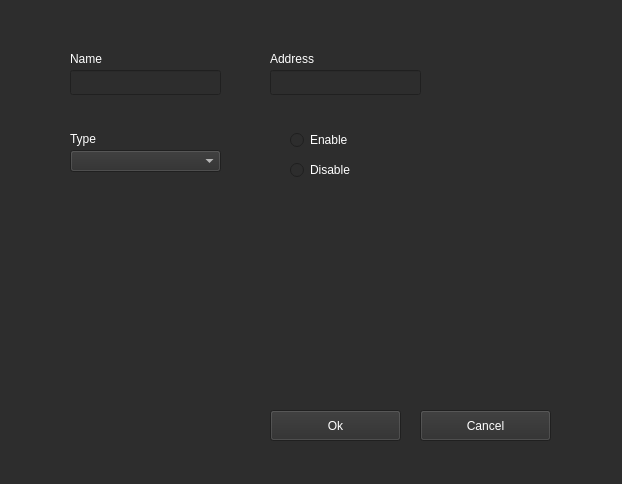
<?xml version="1.0" encoding="UTF-8"?>
<ui version="4.0">
 <class>DnsConfig</class>
 <widget class="QWidget" name="DnsConfig">
  <property name="geometry">
   <rect>
    <x>0</x>
    <y>0</y>
    <width>622</width>
    <height>484</height>
   </rect>
  </property>
  <property name="windowTitle">
   <string>Form</string>
  </property>
  <property name="styleSheet">
   <string notr="true">background-color: rgb(45, 45, 45);</string>
  </property>
  <widget class="QPushButton" name="btn_add_dns">
   <property name="geometry">
    <rect>
     <x>270</x>
     <y>410</y>
     <width>131</width>
     <height>31</height>
    </rect>
   </property>
   <property name="palette">
    <palette>
     <active>
      <colorrole role="Button">
       <brush brushstyle="SolidPattern">
        <color alpha="255">
         <red>45</red>
         <green>45</green>
         <blue>45</blue>
        </color>
       </brush>
      </colorrole>
      <colorrole role="ButtonText">
       <brush brushstyle="SolidPattern">
        <color alpha="255">
         <red>255</red>
         <green>255</green>
         <blue>255</blue>
        </color>
       </brush>
      </colorrole>
      <colorrole role="Base">
       <brush brushstyle="SolidPattern">
        <color alpha="255">
         <red>45</red>
         <green>45</green>
         <blue>45</blue>
        </color>
       </brush>
      </colorrole>
      <colorrole role="Window">
       <brush brushstyle="SolidPattern">
        <color alpha="255">
         <red>45</red>
         <green>45</green>
         <blue>45</blue>
        </color>
       </brush>
      </colorrole>
     </active>
     <inactive>
      <colorrole role="Button">
       <brush brushstyle="SolidPattern">
        <color alpha="255">
         <red>45</red>
         <green>45</green>
         <blue>45</blue>
        </color>
       </brush>
      </colorrole>
      <colorrole role="ButtonText">
       <brush brushstyle="SolidPattern">
        <color alpha="255">
         <red>255</red>
         <green>255</green>
         <blue>255</blue>
        </color>
       </brush>
      </colorrole>
      <colorrole role="Base">
       <brush brushstyle="SolidPattern">
        <color alpha="255">
         <red>45</red>
         <green>45</green>
         <blue>45</blue>
        </color>
       </brush>
      </colorrole>
      <colorrole role="Window">
       <brush brushstyle="SolidPattern">
        <color alpha="255">
         <red>45</red>
         <green>45</green>
         <blue>45</blue>
        </color>
       </brush>
      </colorrole>
     </inactive>
     <disabled>
      <colorrole role="Button">
       <brush brushstyle="SolidPattern">
        <color alpha="255">
         <red>45</red>
         <green>45</green>
         <blue>45</blue>
        </color>
       </brush>
      </colorrole>
      <colorrole role="ButtonText">
       <brush brushstyle="SolidPattern">
        <color alpha="255">
         <red>120</red>
         <green>120</green>
         <blue>120</blue>
        </color>
       </brush>
      </colorrole>
      <colorrole role="Base">
       <brush brushstyle="SolidPattern">
        <color alpha="255">
         <red>45</red>
         <green>45</green>
         <blue>45</blue>
        </color>
       </brush>
      </colorrole>
      <colorrole role="Window">
       <brush brushstyle="SolidPattern">
        <color alpha="255">
         <red>45</red>
         <green>45</green>
         <blue>45</blue>
        </color>
       </brush>
      </colorrole>
     </disabled>
    </palette>
   </property>
   <property name="text">
    <string>Ok</string>
   </property>
  </widget>
  <widget class="QLineEdit" name="line_name">
   <property name="enabled">
    <bool>true</bool>
   </property>
   <property name="geometry">
    <rect>
     <x>70</x>
     <y>70</y>
     <width>151</width>
     <height>25</height>
    </rect>
   </property>
   <property name="palette">
    <palette>
     <active>
      <colorrole role="WindowText">
       <brush brushstyle="SolidPattern">
        <color alpha="255">
         <red>255</red>
         <green>255</green>
         <blue>255</blue>
        </color>
       </brush>
      </colorrole>
      <colorrole role="Button">
       <brush brushstyle="SolidPattern">
        <color alpha="255">
         <red>45</red>
         <green>45</green>
         <blue>45</blue>
        </color>
       </brush>
      </colorrole>
      <colorrole role="Text">
       <brush brushstyle="SolidPattern">
        <color alpha="255">
         <red>255</red>
         <green>255</green>
         <blue>255</blue>
        </color>
       </brush>
      </colorrole>
      <colorrole role="ButtonText">
       <brush brushstyle="SolidPattern">
        <color alpha="255">
         <red>255</red>
         <green>255</green>
         <blue>255</blue>
        </color>
       </brush>
      </colorrole>
      <colorrole role="Base">
       <brush brushstyle="SolidPattern">
        <color alpha="255">
         <red>45</red>
         <green>45</green>
         <blue>45</blue>
        </color>
       </brush>
      </colorrole>
      <colorrole role="Window">
       <brush brushstyle="SolidPattern">
        <color alpha="255">
         <red>45</red>
         <green>45</green>
         <blue>45</blue>
        </color>
       </brush>
      </colorrole>
     </active>
     <inactive>
      <colorrole role="WindowText">
       <brush brushstyle="SolidPattern">
        <color alpha="255">
         <red>255</red>
         <green>255</green>
         <blue>255</blue>
        </color>
       </brush>
      </colorrole>
      <colorrole role="Button">
       <brush brushstyle="SolidPattern">
        <color alpha="255">
         <red>45</red>
         <green>45</green>
         <blue>45</blue>
        </color>
       </brush>
      </colorrole>
      <colorrole role="Text">
       <brush brushstyle="SolidPattern">
        <color alpha="255">
         <red>255</red>
         <green>255</green>
         <blue>255</blue>
        </color>
       </brush>
      </colorrole>
      <colorrole role="ButtonText">
       <brush brushstyle="SolidPattern">
        <color alpha="255">
         <red>255</red>
         <green>255</green>
         <blue>255</blue>
        </color>
       </brush>
      </colorrole>
      <colorrole role="Base">
       <brush brushstyle="SolidPattern">
        <color alpha="255">
         <red>45</red>
         <green>45</green>
         <blue>45</blue>
        </color>
       </brush>
      </colorrole>
      <colorrole role="Window">
       <brush brushstyle="SolidPattern">
        <color alpha="255">
         <red>45</red>
         <green>45</green>
         <blue>45</blue>
        </color>
       </brush>
      </colorrole>
     </inactive>
     <disabled>
      <colorrole role="WindowText">
       <brush brushstyle="SolidPattern">
        <color alpha="255">
         <red>120</red>
         <green>120</green>
         <blue>120</blue>
        </color>
       </brush>
      </colorrole>
      <colorrole role="Button">
       <brush brushstyle="SolidPattern">
        <color alpha="255">
         <red>45</red>
         <green>45</green>
         <blue>45</blue>
        </color>
       </brush>
      </colorrole>
      <colorrole role="Text">
       <brush brushstyle="SolidPattern">
        <color alpha="255">
         <red>120</red>
         <green>120</green>
         <blue>120</blue>
        </color>
       </brush>
      </colorrole>
      <colorrole role="ButtonText">
       <brush brushstyle="SolidPattern">
        <color alpha="255">
         <red>120</red>
         <green>120</green>
         <blue>120</blue>
        </color>
       </brush>
      </colorrole>
      <colorrole role="Base">
       <brush brushstyle="SolidPattern">
        <color alpha="255">
         <red>45</red>
         <green>45</green>
         <blue>45</blue>
        </color>
       </brush>
      </colorrole>
      <colorrole role="Window">
       <brush brushstyle="SolidPattern">
        <color alpha="255">
         <red>45</red>
         <green>45</green>
         <blue>45</blue>
        </color>
       </brush>
      </colorrole>
     </disabled>
    </palette>
   </property>
   <property name="mouseTracking">
    <bool>false</bool>
   </property>
   <property name="focusPolicy">
    <enum>Qt::ClickFocus</enum>
   </property>
  </widget>
  <widget class="QLabel" name="label">
   <property name="geometry">
    <rect>
     <x>70</x>
     <y>50</y>
     <width>61</width>
     <height>17</height>
    </rect>
   </property>
   <property name="palette">
    <palette>
     <active>
      <colorrole role="WindowText">
       <brush brushstyle="SolidPattern">
        <color alpha="255">
         <red>255</red>
         <green>255</green>
         <blue>255</blue>
        </color>
       </brush>
      </colorrole>
      <colorrole role="Button">
       <brush brushstyle="SolidPattern">
        <color alpha="255">
         <red>45</red>
         <green>45</green>
         <blue>45</blue>
        </color>
       </brush>
      </colorrole>
      <colorrole role="Text">
       <brush brushstyle="SolidPattern">
        <color alpha="255">
         <red>255</red>
         <green>255</green>
         <blue>255</blue>
        </color>
       </brush>
      </colorrole>
      <colorrole role="ButtonText">
       <brush brushstyle="SolidPattern">
        <color alpha="255">
         <red>255</red>
         <green>255</green>
         <blue>255</blue>
        </color>
       </brush>
      </colorrole>
      <colorrole role="Base">
       <brush brushstyle="SolidPattern">
        <color alpha="255">
         <red>45</red>
         <green>45</green>
         <blue>45</blue>
        </color>
       </brush>
      </colorrole>
      <colorrole role="Window">
       <brush brushstyle="SolidPattern">
        <color alpha="255">
         <red>45</red>
         <green>45</green>
         <blue>45</blue>
        </color>
       </brush>
      </colorrole>
     </active>
     <inactive>
      <colorrole role="WindowText">
       <brush brushstyle="SolidPattern">
        <color alpha="255">
         <red>255</red>
         <green>255</green>
         <blue>255</blue>
        </color>
       </brush>
      </colorrole>
      <colorrole role="Button">
       <brush brushstyle="SolidPattern">
        <color alpha="255">
         <red>45</red>
         <green>45</green>
         <blue>45</blue>
        </color>
       </brush>
      </colorrole>
      <colorrole role="Text">
       <brush brushstyle="SolidPattern">
        <color alpha="255">
         <red>255</red>
         <green>255</green>
         <blue>255</blue>
        </color>
       </brush>
      </colorrole>
      <colorrole role="ButtonText">
       <brush brushstyle="SolidPattern">
        <color alpha="255">
         <red>255</red>
         <green>255</green>
         <blue>255</blue>
        </color>
       </brush>
      </colorrole>
      <colorrole role="Base">
       <brush brushstyle="SolidPattern">
        <color alpha="255">
         <red>45</red>
         <green>45</green>
         <blue>45</blue>
        </color>
       </brush>
      </colorrole>
      <colorrole role="Window">
       <brush brushstyle="SolidPattern">
        <color alpha="255">
         <red>45</red>
         <green>45</green>
         <blue>45</blue>
        </color>
       </brush>
      </colorrole>
     </inactive>
     <disabled>
      <colorrole role="WindowText">
       <brush brushstyle="SolidPattern">
        <color alpha="255">
         <red>120</red>
         <green>120</green>
         <blue>120</blue>
        </color>
       </brush>
      </colorrole>
      <colorrole role="Button">
       <brush brushstyle="SolidPattern">
        <color alpha="255">
         <red>45</red>
         <green>45</green>
         <blue>45</blue>
        </color>
       </brush>
      </colorrole>
      <colorrole role="Text">
       <brush brushstyle="SolidPattern">
        <color alpha="255">
         <red>120</red>
         <green>120</green>
         <blue>120</blue>
        </color>
       </brush>
      </colorrole>
      <colorrole role="ButtonText">
       <brush brushstyle="SolidPattern">
        <color alpha="255">
         <red>120</red>
         <green>120</green>
         <blue>120</blue>
        </color>
       </brush>
      </colorrole>
      <colorrole role="Base">
       <brush brushstyle="SolidPattern">
        <color alpha="255">
         <red>45</red>
         <green>45</green>
         <blue>45</blue>
        </color>
       </brush>
      </colorrole>
      <colorrole role="Window">
       <brush brushstyle="SolidPattern">
        <color alpha="255">
         <red>45</red>
         <green>45</green>
         <blue>45</blue>
        </color>
       </brush>
      </colorrole>
     </disabled>
    </palette>
   </property>
   <property name="text">
    <string>Name</string>
   </property>
  </widget>
  <widget class="QRadioButton" name="radio_enable">
   <property name="geometry">
    <rect>
     <x>290</x>
     <y>130</y>
     <width>95</width>
     <height>20</height>
    </rect>
   </property>
   <property name="palette">
    <palette>
     <active>
      <colorrole role="WindowText">
       <brush brushstyle="SolidPattern">
        <color alpha="255">
         <red>255</red>
         <green>255</green>
         <blue>255</blue>
        </color>
       </brush>
      </colorrole>
      <colorrole role="Button">
       <brush brushstyle="SolidPattern">
        <color alpha="255">
         <red>45</red>
         <green>45</green>
         <blue>45</blue>
        </color>
       </brush>
      </colorrole>
      <colorrole role="Base">
       <brush brushstyle="SolidPattern">
        <color alpha="255">
         <red>45</red>
         <green>45</green>
         <blue>45</blue>
        </color>
       </brush>
      </colorrole>
      <colorrole role="Window">
       <brush brushstyle="SolidPattern">
        <color alpha="255">
         <red>45</red>
         <green>45</green>
         <blue>45</blue>
        </color>
       </brush>
      </colorrole>
     </active>
     <inactive>
      <colorrole role="WindowText">
       <brush brushstyle="SolidPattern">
        <color alpha="255">
         <red>255</red>
         <green>255</green>
         <blue>255</blue>
        </color>
       </brush>
      </colorrole>
      <colorrole role="Button">
       <brush brushstyle="SolidPattern">
        <color alpha="255">
         <red>45</red>
         <green>45</green>
         <blue>45</blue>
        </color>
       </brush>
      </colorrole>
      <colorrole role="Base">
       <brush brushstyle="SolidPattern">
        <color alpha="255">
         <red>45</red>
         <green>45</green>
         <blue>45</blue>
        </color>
       </brush>
      </colorrole>
      <colorrole role="Window">
       <brush brushstyle="SolidPattern">
        <color alpha="255">
         <red>45</red>
         <green>45</green>
         <blue>45</blue>
        </color>
       </brush>
      </colorrole>
     </inactive>
     <disabled>
      <colorrole role="WindowText">
       <brush brushstyle="SolidPattern">
        <color alpha="255">
         <red>120</red>
         <green>120</green>
         <blue>120</blue>
        </color>
       </brush>
      </colorrole>
      <colorrole role="Button">
       <brush brushstyle="SolidPattern">
        <color alpha="255">
         <red>45</red>
         <green>45</green>
         <blue>45</blue>
        </color>
       </brush>
      </colorrole>
      <colorrole role="Base">
       <brush brushstyle="SolidPattern">
        <color alpha="255">
         <red>45</red>
         <green>45</green>
         <blue>45</blue>
        </color>
       </brush>
      </colorrole>
      <colorrole role="Window">
       <brush brushstyle="SolidPattern">
        <color alpha="255">
         <red>45</red>
         <green>45</green>
         <blue>45</blue>
        </color>
       </brush>
      </colorrole>
     </disabled>
    </palette>
   </property>
   <property name="text">
    <string>Enable</string>
   </property>
  </widget>
  <widget class="QRadioButton" name="radio_disable">
   <property name="geometry">
    <rect>
     <x>290</x>
     <y>160</y>
     <width>95</width>
     <height>20</height>
    </rect>
   </property>
   <property name="palette">
    <palette>
     <active>
      <colorrole role="WindowText">
       <brush brushstyle="SolidPattern">
        <color alpha="255">
         <red>255</red>
         <green>255</green>
         <blue>255</blue>
        </color>
       </brush>
      </colorrole>
      <colorrole role="Button">
       <brush brushstyle="SolidPattern">
        <color alpha="255">
         <red>45</red>
         <green>45</green>
         <blue>45</blue>
        </color>
       </brush>
      </colorrole>
      <colorrole role="Base">
       <brush brushstyle="SolidPattern">
        <color alpha="255">
         <red>45</red>
         <green>45</green>
         <blue>45</blue>
        </color>
       </brush>
      </colorrole>
      <colorrole role="Window">
       <brush brushstyle="SolidPattern">
        <color alpha="255">
         <red>45</red>
         <green>45</green>
         <blue>45</blue>
        </color>
       </brush>
      </colorrole>
     </active>
     <inactive>
      <colorrole role="WindowText">
       <brush brushstyle="SolidPattern">
        <color alpha="255">
         <red>255</red>
         <green>255</green>
         <blue>255</blue>
        </color>
       </brush>
      </colorrole>
      <colorrole role="Button">
       <brush brushstyle="SolidPattern">
        <color alpha="255">
         <red>45</red>
         <green>45</green>
         <blue>45</blue>
        </color>
       </brush>
      </colorrole>
      <colorrole role="Base">
       <brush brushstyle="SolidPattern">
        <color alpha="255">
         <red>45</red>
         <green>45</green>
         <blue>45</blue>
        </color>
       </brush>
      </colorrole>
      <colorrole role="Window">
       <brush brushstyle="SolidPattern">
        <color alpha="255">
         <red>45</red>
         <green>45</green>
         <blue>45</blue>
        </color>
       </brush>
      </colorrole>
     </inactive>
     <disabled>
      <colorrole role="WindowText">
       <brush brushstyle="SolidPattern">
        <color alpha="255">
         <red>120</red>
         <green>120</green>
         <blue>120</blue>
        </color>
       </brush>
      </colorrole>
      <colorrole role="Button">
       <brush brushstyle="SolidPattern">
        <color alpha="255">
         <red>45</red>
         <green>45</green>
         <blue>45</blue>
        </color>
       </brush>
      </colorrole>
      <colorrole role="Base">
       <brush brushstyle="SolidPattern">
        <color alpha="255">
         <red>45</red>
         <green>45</green>
         <blue>45</blue>
        </color>
       </brush>
      </colorrole>
      <colorrole role="Window">
       <brush brushstyle="SolidPattern">
        <color alpha="255">
         <red>45</red>
         <green>45</green>
         <blue>45</blue>
        </color>
       </brush>
      </colorrole>
     </disabled>
    </palette>
   </property>
   <property name="text">
    <string>Disable</string>
   </property>
  </widget>
  <widget class="QComboBox" name="combo_type">
   <property name="geometry">
    <rect>
     <x>70</x>
     <y>150</y>
     <width>151</width>
     <height>22</height>
    </rect>
   </property>
   <property name="palette">
    <palette>
     <active>
      <colorrole role="WindowText">
       <brush brushstyle="SolidPattern">
        <color alpha="255">
         <red>255</red>
         <green>255</green>
         <blue>255</blue>
        </color>
       </brush>
      </colorrole>
      <colorrole role="Button">
       <brush brushstyle="SolidPattern">
        <color alpha="255">
         <red>45</red>
         <green>45</green>
         <blue>45</blue>
        </color>
       </brush>
      </colorrole>
      <colorrole role="Text">
       <brush brushstyle="SolidPattern">
        <color alpha="255">
         <red>255</red>
         <green>255</green>
         <blue>255</blue>
        </color>
       </brush>
      </colorrole>
      <colorrole role="ButtonText">
       <brush brushstyle="SolidPattern">
        <color alpha="255">
         <red>255</red>
         <green>255</green>
         <blue>255</blue>
        </color>
       </brush>
      </colorrole>
      <colorrole role="Base">
       <brush brushstyle="SolidPattern">
        <color alpha="255">
         <red>45</red>
         <green>45</green>
         <blue>45</blue>
        </color>
       </brush>
      </colorrole>
      <colorrole role="Window">
       <brush brushstyle="SolidPattern">
        <color alpha="255">
         <red>45</red>
         <green>45</green>
         <blue>45</blue>
        </color>
       </brush>
      </colorrole>
     </active>
     <inactive>
      <colorrole role="WindowText">
       <brush brushstyle="SolidPattern">
        <color alpha="255">
         <red>255</red>
         <green>255</green>
         <blue>255</blue>
        </color>
       </brush>
      </colorrole>
      <colorrole role="Button">
       <brush brushstyle="SolidPattern">
        <color alpha="255">
         <red>45</red>
         <green>45</green>
         <blue>45</blue>
        </color>
       </brush>
      </colorrole>
      <colorrole role="Text">
       <brush brushstyle="SolidPattern">
        <color alpha="255">
         <red>255</red>
         <green>255</green>
         <blue>255</blue>
        </color>
       </brush>
      </colorrole>
      <colorrole role="ButtonText">
       <brush brushstyle="SolidPattern">
        <color alpha="255">
         <red>255</red>
         <green>255</green>
         <blue>255</blue>
        </color>
       </brush>
      </colorrole>
      <colorrole role="Base">
       <brush brushstyle="SolidPattern">
        <color alpha="255">
         <red>45</red>
         <green>45</green>
         <blue>45</blue>
        </color>
       </brush>
      </colorrole>
      <colorrole role="Window">
       <brush brushstyle="SolidPattern">
        <color alpha="255">
         <red>45</red>
         <green>45</green>
         <blue>45</blue>
        </color>
       </brush>
      </colorrole>
     </inactive>
     <disabled>
      <colorrole role="WindowText">
       <brush brushstyle="SolidPattern">
        <color alpha="255">
         <red>120</red>
         <green>120</green>
         <blue>120</blue>
        </color>
       </brush>
      </colorrole>
      <colorrole role="Button">
       <brush brushstyle="SolidPattern">
        <color alpha="255">
         <red>45</red>
         <green>45</green>
         <blue>45</blue>
        </color>
       </brush>
      </colorrole>
      <colorrole role="Text">
       <brush brushstyle="SolidPattern">
        <color alpha="255">
         <red>120</red>
         <green>120</green>
         <blue>120</blue>
        </color>
       </brush>
      </colorrole>
      <colorrole role="ButtonText">
       <brush brushstyle="SolidPattern">
        <color alpha="255">
         <red>120</red>
         <green>120</green>
         <blue>120</blue>
        </color>
       </brush>
      </colorrole>
      <colorrole role="Base">
       <brush brushstyle="SolidPattern">
        <color alpha="255">
         <red>45</red>
         <green>45</green>
         <blue>45</blue>
        </color>
       </brush>
      </colorrole>
      <colorrole role="Window">
       <brush brushstyle="SolidPattern">
        <color alpha="255">
         <red>45</red>
         <green>45</green>
         <blue>45</blue>
        </color>
       </brush>
      </colorrole>
     </disabled>
    </palette>
   </property>
  </widget>
  <widget class="QLabel" name="label_3">
   <property name="geometry">
    <rect>
     <x>70</x>
     <y>130</y>
     <width>61</width>
     <height>17</height>
    </rect>
   </property>
   <property name="palette">
    <palette>
     <active>
      <colorrole role="WindowText">
       <brush brushstyle="SolidPattern">
        <color alpha="255">
         <red>255</red>
         <green>255</green>
         <blue>255</blue>
        </color>
       </brush>
      </colorrole>
      <colorrole role="Button">
       <brush brushstyle="SolidPattern">
        <color alpha="255">
         <red>45</red>
         <green>45</green>
         <blue>45</blue>
        </color>
       </brush>
      </colorrole>
      <colorrole role="Text">
       <brush brushstyle="SolidPattern">
        <color alpha="255">
         <red>255</red>
         <green>255</green>
         <blue>255</blue>
        </color>
       </brush>
      </colorrole>
      <colorrole role="ButtonText">
       <brush brushstyle="SolidPattern">
        <color alpha="255">
         <red>255</red>
         <green>255</green>
         <blue>255</blue>
        </color>
       </brush>
      </colorrole>
      <colorrole role="Base">
       <brush brushstyle="SolidPattern">
        <color alpha="255">
         <red>45</red>
         <green>45</green>
         <blue>45</blue>
        </color>
       </brush>
      </colorrole>
      <colorrole role="Window">
       <brush brushstyle="SolidPattern">
        <color alpha="255">
         <red>45</red>
         <green>45</green>
         <blue>45</blue>
        </color>
       </brush>
      </colorrole>
     </active>
     <inactive>
      <colorrole role="WindowText">
       <brush brushstyle="SolidPattern">
        <color alpha="255">
         <red>255</red>
         <green>255</green>
         <blue>255</blue>
        </color>
       </brush>
      </colorrole>
      <colorrole role="Button">
       <brush brushstyle="SolidPattern">
        <color alpha="255">
         <red>45</red>
         <green>45</green>
         <blue>45</blue>
        </color>
       </brush>
      </colorrole>
      <colorrole role="Text">
       <brush brushstyle="SolidPattern">
        <color alpha="255">
         <red>255</red>
         <green>255</green>
         <blue>255</blue>
        </color>
       </brush>
      </colorrole>
      <colorrole role="ButtonText">
       <brush brushstyle="SolidPattern">
        <color alpha="255">
         <red>255</red>
         <green>255</green>
         <blue>255</blue>
        </color>
       </brush>
      </colorrole>
      <colorrole role="Base">
       <brush brushstyle="SolidPattern">
        <color alpha="255">
         <red>45</red>
         <green>45</green>
         <blue>45</blue>
        </color>
       </brush>
      </colorrole>
      <colorrole role="Window">
       <brush brushstyle="SolidPattern">
        <color alpha="255">
         <red>45</red>
         <green>45</green>
         <blue>45</blue>
        </color>
       </brush>
      </colorrole>
     </inactive>
     <disabled>
      <colorrole role="WindowText">
       <brush brushstyle="SolidPattern">
        <color alpha="255">
         <red>120</red>
         <green>120</green>
         <blue>120</blue>
        </color>
       </brush>
      </colorrole>
      <colorrole role="Button">
       <brush brushstyle="SolidPattern">
        <color alpha="255">
         <red>45</red>
         <green>45</green>
         <blue>45</blue>
        </color>
       </brush>
      </colorrole>
      <colorrole role="Text">
       <brush brushstyle="SolidPattern">
        <color alpha="255">
         <red>120</red>
         <green>120</green>
         <blue>120</blue>
        </color>
       </brush>
      </colorrole>
      <colorrole role="ButtonText">
       <brush brushstyle="SolidPattern">
        <color alpha="255">
         <red>120</red>
         <green>120</green>
         <blue>120</blue>
        </color>
       </brush>
      </colorrole>
      <colorrole role="Base">
       <brush brushstyle="SolidPattern">
        <color alpha="255">
         <red>45</red>
         <green>45</green>
         <blue>45</blue>
        </color>
       </brush>
      </colorrole>
      <colorrole role="Window">
       <brush brushstyle="SolidPattern">
        <color alpha="255">
         <red>45</red>
         <green>45</green>
         <blue>45</blue>
        </color>
       </brush>
      </colorrole>
     </disabled>
    </palette>
   </property>
   <property name="text">
    <string>Type</string>
   </property>
  </widget>
  <widget class="QLineEdit" name="line_address">
   <property name="enabled">
    <bool>true</bool>
   </property>
   <property name="geometry">
    <rect>
     <x>270</x>
     <y>70</y>
     <width>151</width>
     <height>25</height>
    </rect>
   </property>
   <property name="palette">
    <palette>
     <active>
      <colorrole role="WindowText">
       <brush brushstyle="SolidPattern">
        <color alpha="255">
         <red>255</red>
         <green>255</green>
         <blue>255</blue>
        </color>
       </brush>
      </colorrole>
      <colorrole role="Button">
       <brush brushstyle="SolidPattern">
        <color alpha="255">
         <red>45</red>
         <green>45</green>
         <blue>45</blue>
        </color>
       </brush>
      </colorrole>
      <colorrole role="Text">
       <brush brushstyle="SolidPattern">
        <color alpha="255">
         <red>255</red>
         <green>255</green>
         <blue>255</blue>
        </color>
       </brush>
      </colorrole>
      <colorrole role="ButtonText">
       <brush brushstyle="SolidPattern">
        <color alpha="255">
         <red>255</red>
         <green>255</green>
         <blue>255</blue>
        </color>
       </brush>
      </colorrole>
      <colorrole role="Base">
       <brush brushstyle="SolidPattern">
        <color alpha="255">
         <red>45</red>
         <green>45</green>
         <blue>45</blue>
        </color>
       </brush>
      </colorrole>
      <colorrole role="Window">
       <brush brushstyle="SolidPattern">
        <color alpha="255">
         <red>45</red>
         <green>45</green>
         <blue>45</blue>
        </color>
       </brush>
      </colorrole>
     </active>
     <inactive>
      <colorrole role="WindowText">
       <brush brushstyle="SolidPattern">
        <color alpha="255">
         <red>255</red>
         <green>255</green>
         <blue>255</blue>
        </color>
       </brush>
      </colorrole>
      <colorrole role="Button">
       <brush brushstyle="SolidPattern">
        <color alpha="255">
         <red>45</red>
         <green>45</green>
         <blue>45</blue>
        </color>
       </brush>
      </colorrole>
      <colorrole role="Text">
       <brush brushstyle="SolidPattern">
        <color alpha="255">
         <red>255</red>
         <green>255</green>
         <blue>255</blue>
        </color>
       </brush>
      </colorrole>
      <colorrole role="ButtonText">
       <brush brushstyle="SolidPattern">
        <color alpha="255">
         <red>255</red>
         <green>255</green>
         <blue>255</blue>
        </color>
       </brush>
      </colorrole>
      <colorrole role="Base">
       <brush brushstyle="SolidPattern">
        <color alpha="255">
         <red>45</red>
         <green>45</green>
         <blue>45</blue>
        </color>
       </brush>
      </colorrole>
      <colorrole role="Window">
       <brush brushstyle="SolidPattern">
        <color alpha="255">
         <red>45</red>
         <green>45</green>
         <blue>45</blue>
        </color>
       </brush>
      </colorrole>
     </inactive>
     <disabled>
      <colorrole role="WindowText">
       <brush brushstyle="SolidPattern">
        <color alpha="255">
         <red>120</red>
         <green>120</green>
         <blue>120</blue>
        </color>
       </brush>
      </colorrole>
      <colorrole role="Button">
       <brush brushstyle="SolidPattern">
        <color alpha="255">
         <red>45</red>
         <green>45</green>
         <blue>45</blue>
        </color>
       </brush>
      </colorrole>
      <colorrole role="Text">
       <brush brushstyle="SolidPattern">
        <color alpha="255">
         <red>120</red>
         <green>120</green>
         <blue>120</blue>
        </color>
       </brush>
      </colorrole>
      <colorrole role="ButtonText">
       <brush brushstyle="SolidPattern">
        <color alpha="255">
         <red>120</red>
         <green>120</green>
         <blue>120</blue>
        </color>
       </brush>
      </colorrole>
      <colorrole role="Base">
       <brush brushstyle="SolidPattern">
        <color alpha="255">
         <red>45</red>
         <green>45</green>
         <blue>45</blue>
        </color>
       </brush>
      </colorrole>
      <colorrole role="Window">
       <brush brushstyle="SolidPattern">
        <color alpha="255">
         <red>45</red>
         <green>45</green>
         <blue>45</blue>
        </color>
       </brush>
      </colorrole>
     </disabled>
    </palette>
   </property>
   <property name="mouseTracking">
    <bool>false</bool>
   </property>
   <property name="focusPolicy">
    <enum>Qt::ClickFocus</enum>
   </property>
   <property name="text">
    <string/>
   </property>
  </widget>
  <widget class="QLabel" name="label_4">
   <property name="geometry">
    <rect>
     <x>270</x>
     <y>50</y>
     <width>61</width>
     <height>17</height>
    </rect>
   </property>
   <property name="palette">
    <palette>
     <active>
      <colorrole role="WindowText">
       <brush brushstyle="SolidPattern">
        <color alpha="255">
         <red>255</red>
         <green>255</green>
         <blue>255</blue>
        </color>
       </brush>
      </colorrole>
      <colorrole role="Button">
       <brush brushstyle="SolidPattern">
        <color alpha="255">
         <red>45</red>
         <green>45</green>
         <blue>45</blue>
        </color>
       </brush>
      </colorrole>
      <colorrole role="Text">
       <brush brushstyle="SolidPattern">
        <color alpha="255">
         <red>255</red>
         <green>255</green>
         <blue>255</blue>
        </color>
       </brush>
      </colorrole>
      <colorrole role="ButtonText">
       <brush brushstyle="SolidPattern">
        <color alpha="255">
         <red>255</red>
         <green>255</green>
         <blue>255</blue>
        </color>
       </brush>
      </colorrole>
      <colorrole role="Base">
       <brush brushstyle="SolidPattern">
        <color alpha="255">
         <red>45</red>
         <green>45</green>
         <blue>45</blue>
        </color>
       </brush>
      </colorrole>
      <colorrole role="Window">
       <brush brushstyle="SolidPattern">
        <color alpha="255">
         <red>45</red>
         <green>45</green>
         <blue>45</blue>
        </color>
       </brush>
      </colorrole>
     </active>
     <inactive>
      <colorrole role="WindowText">
       <brush brushstyle="SolidPattern">
        <color alpha="255">
         <red>255</red>
         <green>255</green>
         <blue>255</blue>
        </color>
       </brush>
      </colorrole>
      <colorrole role="Button">
       <brush brushstyle="SolidPattern">
        <color alpha="255">
         <red>45</red>
         <green>45</green>
         <blue>45</blue>
        </color>
       </brush>
      </colorrole>
      <colorrole role="Text">
       <brush brushstyle="SolidPattern">
        <color alpha="255">
         <red>255</red>
         <green>255</green>
         <blue>255</blue>
        </color>
       </brush>
      </colorrole>
      <colorrole role="ButtonText">
       <brush brushstyle="SolidPattern">
        <color alpha="255">
         <red>255</red>
         <green>255</green>
         <blue>255</blue>
        </color>
       </brush>
      </colorrole>
      <colorrole role="Base">
       <brush brushstyle="SolidPattern">
        <color alpha="255">
         <red>45</red>
         <green>45</green>
         <blue>45</blue>
        </color>
       </brush>
      </colorrole>
      <colorrole role="Window">
       <brush brushstyle="SolidPattern">
        <color alpha="255">
         <red>45</red>
         <green>45</green>
         <blue>45</blue>
        </color>
       </brush>
      </colorrole>
     </inactive>
     <disabled>
      <colorrole role="WindowText">
       <brush brushstyle="SolidPattern">
        <color alpha="255">
         <red>120</red>
         <green>120</green>
         <blue>120</blue>
        </color>
       </brush>
      </colorrole>
      <colorrole role="Button">
       <brush brushstyle="SolidPattern">
        <color alpha="255">
         <red>45</red>
         <green>45</green>
         <blue>45</blue>
        </color>
       </brush>
      </colorrole>
      <colorrole role="Text">
       <brush brushstyle="SolidPattern">
        <color alpha="255">
         <red>120</red>
         <green>120</green>
         <blue>120</blue>
        </color>
       </brush>
      </colorrole>
      <colorrole role="ButtonText">
       <brush brushstyle="SolidPattern">
        <color alpha="255">
         <red>120</red>
         <green>120</green>
         <blue>120</blue>
        </color>
       </brush>
      </colorrole>
      <colorrole role="Base">
       <brush brushstyle="SolidPattern">
        <color alpha="255">
         <red>45</red>
         <green>45</green>
         <blue>45</blue>
        </color>
       </brush>
      </colorrole>
      <colorrole role="Window">
       <brush brushstyle="SolidPattern">
        <color alpha="255">
         <red>45</red>
         <green>45</green>
         <blue>45</blue>
        </color>
       </brush>
      </colorrole>
     </disabled>
    </palette>
   </property>
   <property name="text">
    <string>Address</string>
   </property>
  </widget>
  <widget class="QPushButton" name="btn_cancel_dns">
   <property name="geometry">
    <rect>
     <x>420</x>
     <y>410</y>
     <width>131</width>
     <height>31</height>
    </rect>
   </property>
   <property name="palette">
    <palette>
     <active>
      <colorrole role="Button">
       <brush brushstyle="SolidPattern">
        <color alpha="255">
         <red>45</red>
         <green>45</green>
         <blue>45</blue>
        </color>
       </brush>
      </colorrole>
      <colorrole role="ButtonText">
       <brush brushstyle="SolidPattern">
        <color alpha="255">
         <red>255</red>
         <green>255</green>
         <blue>255</blue>
        </color>
       </brush>
      </colorrole>
      <colorrole role="Base">
       <brush brushstyle="SolidPattern">
        <color alpha="255">
         <red>45</red>
         <green>45</green>
         <blue>45</blue>
        </color>
       </brush>
      </colorrole>
      <colorrole role="Window">
       <brush brushstyle="SolidPattern">
        <color alpha="255">
         <red>45</red>
         <green>45</green>
         <blue>45</blue>
        </color>
       </brush>
      </colorrole>
     </active>
     <inactive>
      <colorrole role="Button">
       <brush brushstyle="SolidPattern">
        <color alpha="255">
         <red>45</red>
         <green>45</green>
         <blue>45</blue>
        </color>
       </brush>
      </colorrole>
      <colorrole role="ButtonText">
       <brush brushstyle="SolidPattern">
        <color alpha="255">
         <red>255</red>
         <green>255</green>
         <blue>255</blue>
        </color>
       </brush>
      </colorrole>
      <colorrole role="Base">
       <brush brushstyle="SolidPattern">
        <color alpha="255">
         <red>45</red>
         <green>45</green>
         <blue>45</blue>
        </color>
       </brush>
      </colorrole>
      <colorrole role="Window">
       <brush brushstyle="SolidPattern">
        <color alpha="255">
         <red>45</red>
         <green>45</green>
         <blue>45</blue>
        </color>
       </brush>
      </colorrole>
     </inactive>
     <disabled>
      <colorrole role="Button">
       <brush brushstyle="SolidPattern">
        <color alpha="255">
         <red>45</red>
         <green>45</green>
         <blue>45</blue>
        </color>
       </brush>
      </colorrole>
      <colorrole role="ButtonText">
       <brush brushstyle="SolidPattern">
        <color alpha="255">
         <red>120</red>
         <green>120</green>
         <blue>120</blue>
        </color>
       </brush>
      </colorrole>
      <colorrole role="Base">
       <brush brushstyle="SolidPattern">
        <color alpha="255">
         <red>45</red>
         <green>45</green>
         <blue>45</blue>
        </color>
       </brush>
      </colorrole>
      <colorrole role="Window">
       <brush brushstyle="SolidPattern">
        <color alpha="255">
         <red>45</red>
         <green>45</green>
         <blue>45</blue>
        </color>
       </brush>
      </colorrole>
     </disabled>
    </palette>
   </property>
   <property name="text">
    <string>Cancel</string>
   </property>
  </widget>
 </widget>
 <resources/>
 <connections/>
</ui>
